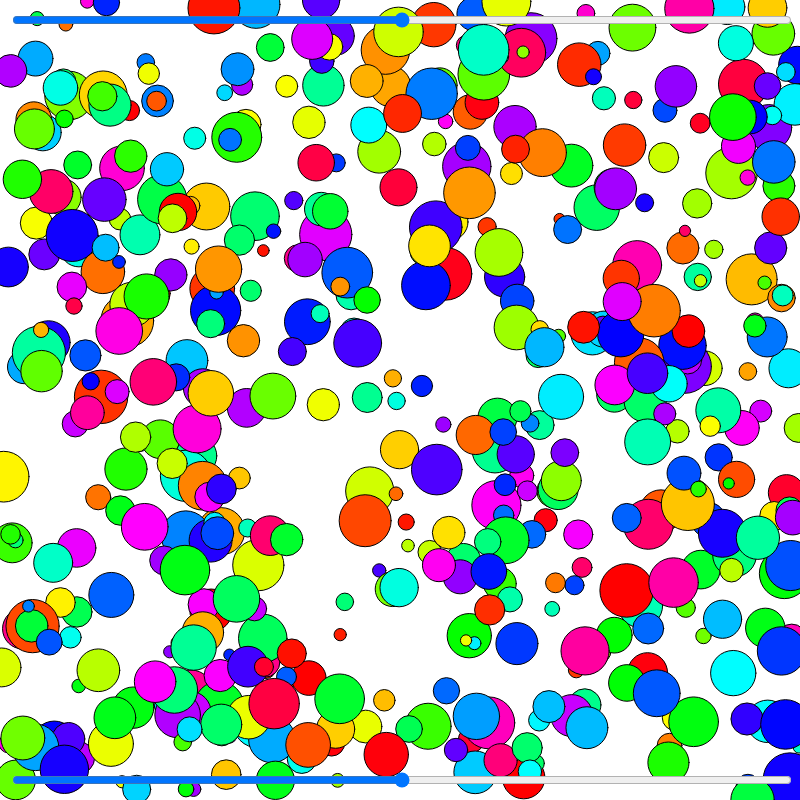
Frame 1 (no input)
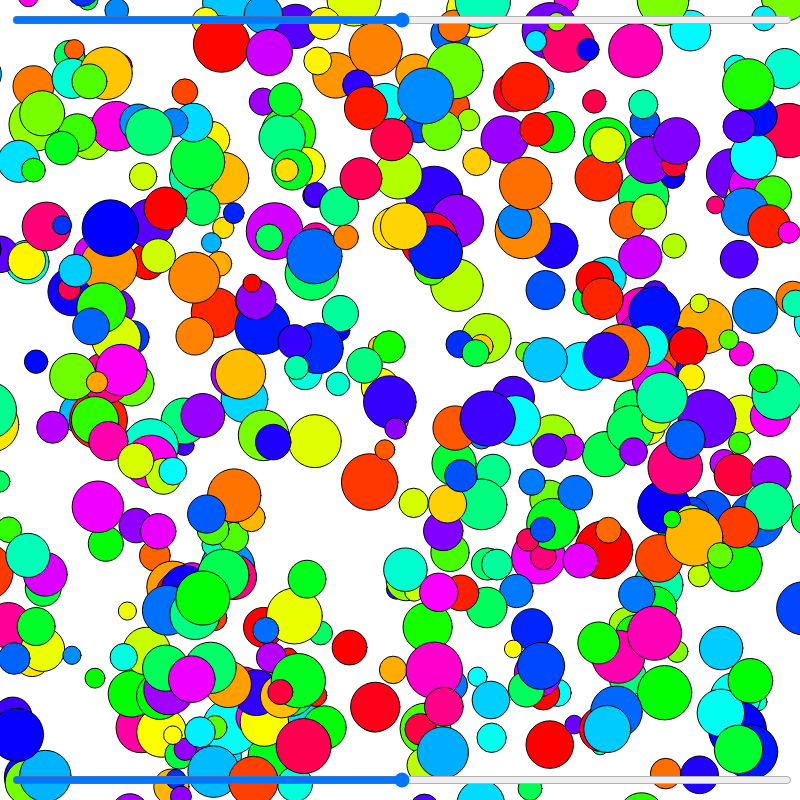
Frame 60 (no input)
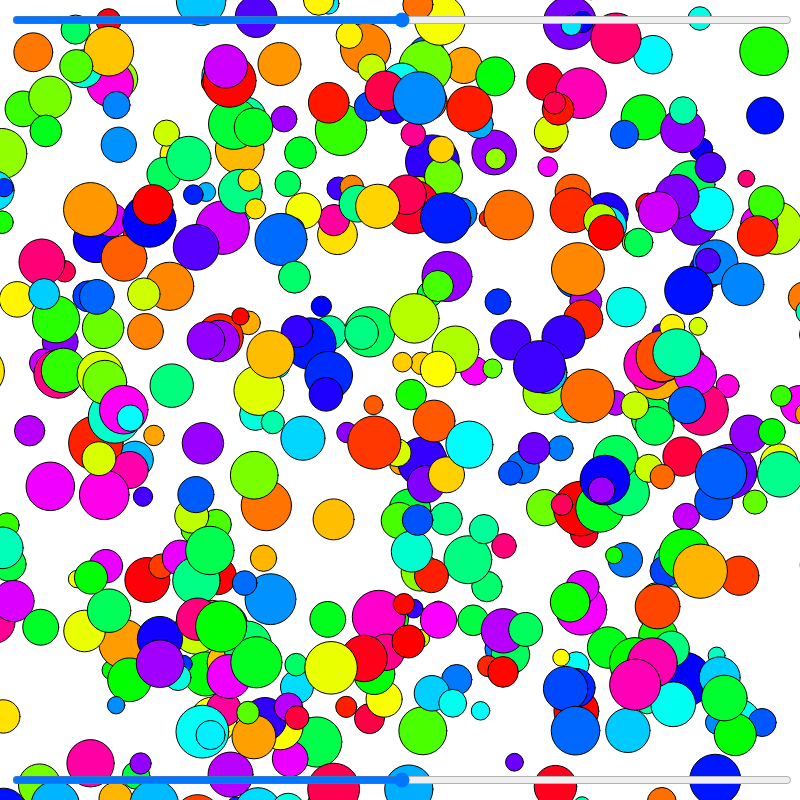
Frame 120 (the mouse pressed at the canvas centre since frame 60)

The p5.js sketch that drew these frames (run headless with seeded random() and noise() and a simulated clock; from frame 60 on, the mouse is pressed at the canvas centre):

// p5.js sketch
// ── sketch.js
function Particle(x, y,size,Ehue,r,r2){
    this.Ehue=Ehue;
  	this.size = size;
    this.x = x;
    this.y = y;
    this.r = r;
    this.r2 = r2;
}

var particleSystem = [];
var slider;
function setup() {
  createCanvas(800,800); 
  background(100);
  colorMode(HSB,100,100,100);
  slider = createSlider(-1,1, 0,0.0001);
  slider.position(10, 10);
  slider.style('width', '780px');
  
   slider2 = createSlider(-10,10, 0,0.0001);
  slider2.position(10, 770);
  slider2.style('width', '780px');
 
  for(var i=0; i < 500; i++){
  	particleSystem.push( new Particle(random(width), random(height),random(10,50),random(100) ,random(-1,1),random(-1,1) ));
  }
  
} 

function draw() {
  background(100);
  var val = slider.value();
   var val2 = slider2.value();
  for(var i=0; i < particleSystem.length; i++){
    fill(color(particleSystem[i].Ehue+map( sin(radians(frameCount*3)), -1, 1, -20, 20),100,100));
    ellipse(particleSystem[i].x, particleSystem[i].y, val2+particleSystem[i].size+map( sin(radians(frameCount+(particleSystem[i].size/2))), -1, 1, -8, 8), val2+particleSystem[i].size+map( sin(radians(frameCount+(particleSystem[i].size/2))), -1, 1, -8, 8));
   particleSystem[i].y=particleSystem[i].y+particleSystem[i].r2+val;
    particleSystem[i].x=particleSystem[i].x+particleSystem[i].r+val;
    
  }
  
}
